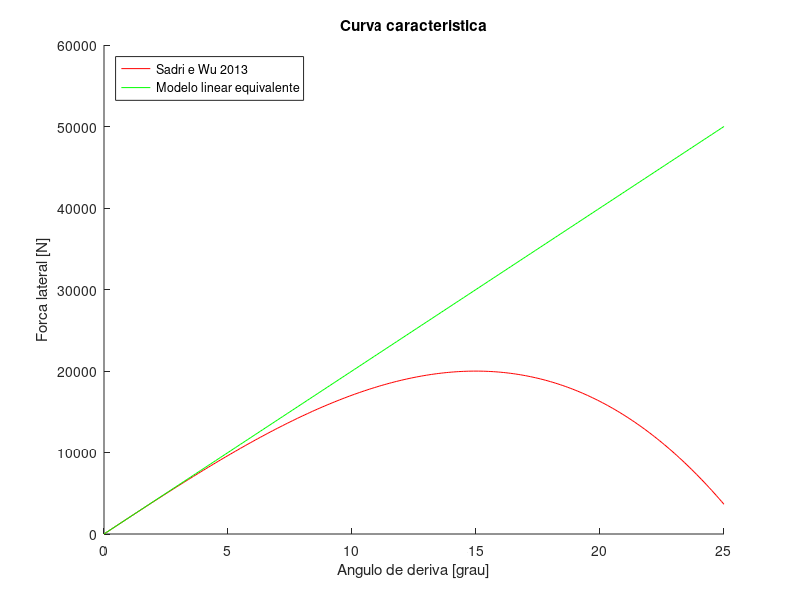

Write the MATLAB code that produced this figure.
clear,clc
%% Pneu Sadri e Wu 2013
alpha = (0:0.1:25)*pi/180; % Ângulo de deriva

% Parâmetros do pneu
Caf = 57300; % Parâmetro do pneu [N/rad]
kf = 4.87; % Parâmetro do pneu

% Força lateral do modelo de Sadri
Fy = 2*Caf*(alpha-kf*alpha.^3);

% Forca do modelo linear equivalente
Fylin = 2*Caf*alpha;

% Angulo da forca lateral maxima (saturacao)
[Fymax,i] = max(Fy); % Valor e indice da forca lateral maxima
alphamax = alpha(i)*180/pi; % angulo [grau]

%% Resultados
% Gráficos dos resultados:

figure(1)
hold on
plot(alpha*180/pi,Fy,'r')
plot(alpha*180/pi,Fylin,'g')
title('Curva caracteristica')
xlabel('Angulo de deriva [grau]')
ylabel('Forca lateral [N]')
legend('Sadri e Wu 2013','Modelo linear equivalente','Location','Northwest')